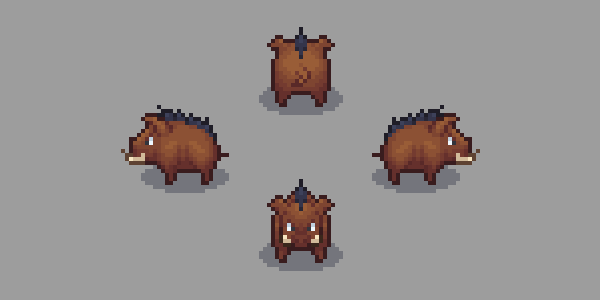
#> input picture img/temp/ezgif.com-crop.gif, 600 x 301 px
$ python extract_states.py
#> lines starting #> are read from the running program, lines starting #| are printed output that depends on the picture
"""
Extract per-state GIFs for all 4 directions from ezgif.com-crop.gif.

States:
  idle   (4 frames):  0-3
  walk   (6 frames):  8-13
  run    (6 frames): 24-29
    death  (5 frames): 45,46,48,49,50

Output files:
  boar_<direction>_<state>.gif
Example:
  boar_down_walk.gif
"""

from PIL import Image
import os

SRC = os.path.join(os.path.dirname(__file__), "ezgif.com-crop.gif")
OUT_DIR = os.path.join(os.path.dirname(__file__), "..")  # hela-puzzle-web/img/

BG = (157, 157, 157, 255)
TRANSPARENT = (0, 0, 0, 0)
TRANSPARENCY_INDEX = 255

# Shadow-anchored crop setup
HALF_W = 80
ABOVE = 130
BELOW = 10
OUT_W = HALF_W * 2      # 160
OUT_H = ABOVE + BELOW   # 140

# Shadow anchor points from frame analysis
DIRECTIONS = {
    "up":    {"shadow_cx": 300, "shadow_bottom": 114},
    "down":  {"shadow_cx": 300, "shadow_bottom": 270},
    "left":  {"shadow_cx": 184, "shadow_bottom": 192},
    "right": {"shadow_cx": 415, "shadow_bottom": 192},
}

STATES = {
    "idle":   list(range(0, 4)),
    "walk":   list(range(8, 14)),
    "run":    list(range(24, 30)),
    # Frame 47 duplicates frame 46 in source, so we skip it.
    "death":  [45, 46, 48, 49, 50],
}

# Only these directions had visible edge leftovers in source crops.
CLEAN_DIRECTIONS = {"down", "left", "right"}


def cleanup_border_artifacts(frame_rgba):
    """Remove small non-background components that touch frame edges."""
    w, h = frame_rgba.size
    pixels = frame_rgba.load()
    visited = [[False] * w for _ in range(h)]

    max_component_area = 220
    max_component_y = 56
    corner_band = 20
    corner_max_y = 60

    for y in range(h):
        for x in range(w):
            if visited[y][x]:
                continue

            if pixels[x, y] == BG:
                visited[y][x] = True
                continue

            # BFS connected component
            stack = [(x, y)]
            component = []
            touches_edge = False
            comp_max_y = y

            while stack:
                cx, cy = stack.pop()
                if cx < 0 or cy < 0 or cx >= w or cy >= h:
                    continue
                if visited[cy][cx]:
                    continue
                visited[cy][cx] = True
                if pixels[cx, cy] == BG:
                    continue

                component.append((cx, cy))
                if cy > comp_max_y:
                    comp_max_y = cy
                if cx == 0 or cy == 0 or cx == w - 1 or cy == h - 1:
                    touches_edge = True

                stack.append((cx + 1, cy))
                stack.append((cx - 1, cy))
                stack.append((cx, cy + 1))
                stack.append((cx, cy - 1))
                stack.append((cx + 1, cy + 1))
                stack.append((cx - 1, cy - 1))
                stack.append((cx + 1, cy - 1))
                stack.append((cx - 1, cy + 1))

            if not component:
                continue

            # Remove tiny edge components near the top edge area.
            remove_component = (
                touches_edge
                and len(component) <= max_component_area
                and comp_max_y <= max_component_y
            )

            # Also remove larger remnants that appear in top-left/top-right corners.
            if not remove_component and touches_edge and comp_max_y <= corner_max_y:
                comp_min_x = min(pos[0] for pos in component)
                comp_max_x = max(pos[0] for pos in component)
                near_left_corner = comp_max_x <= corner_band
                near_right_corner = comp_min_x >= (w - 1 - corner_band)
                remove_component = near_left_corner or near_right_corner

            if remove_component:
                for px, py in component:
                    pixels[px, py] = BG

    return frame_rgba


def strip_background_to_alpha(frame_rgba):
    """Turn the flat grey source background into transparency."""
    cleaned = frame_rgba.copy()
    pixels = cleaned.load()
    width, height = cleaned.size

    for y in range(height):
        for x in range(width):
            if pixels[x, y] == BG:
                pixels[x, y] = TRANSPARENT

    return cleaned


def rgba_to_transparent_gif_frame(frame_rgba):
    """Convert an RGBA frame into a paletted GIF frame with transparency preserved."""
    alpha = frame_rgba.getchannel("A")
    base = frame_rgba.convert("RGB").convert("P", palette=Image.ADAPTIVE, colors=255)
    mask = Image.eval(alpha, lambda value: 255 if value <= 0 else 0)
    base.paste(TRANSPARENCY_INDEX, mask)
    base.info["transparency"] = TRANSPARENCY_INDEX
    base.info["disposal"] = 2
    return base

src = Image.open(SRC)
#> src is the input picture: PIL image 600x301 P; mean R, G, B, A 151.1, 146.9, 146, 255

def build_direction_frames(direction_cfg):
    """Build all 51 cropped frames for one direction."""
    cx = direction_cfg["shadow_cx"]
    sy = direction_cfg["shadow_bottom"]

    src_x0 = cx - HALF_W
    src_y0 = sy - ABOVE
    src_x1 = cx + HALF_W
    src_y1 = sy + BELOW

    dst_x0 = max(0, -src_x0)
    dst_y0 = max(0, -src_y0)

    clamp_x0 = max(0, src_x0)
    clamp_y0 = max(0, src_y0)
    clamp_x1 = min(src.size[0], src_x1)
    clamp_y1 = min(src.size[1] - 1, src_y1)  # Skip bottom white marker row.

    all_frames = []

    for frame_idx in range(src.n_frames):
        src.seek(frame_idx)
        frame_rgba = src.convert("RGBA")

        canvas = Image.new("RGBA", (OUT_W, OUT_H), TRANSPARENT)
        region = frame_rgba.crop((clamp_x0, clamp_y0, clamp_x1, clamp_y1))
        canvas.paste(region, (dst_x0, dst_y0))

        all_frames.append(canvas)

    return all_frames

for direction_name, direction_cfg in DIRECTIONS.items():
    all_dir_frames = build_direction_frames(direction_cfg)

    for state_name, indices in STATES.items():
        state_frames_rgba = [all_dir_frames[i].copy() for i in indices]
        if direction_name in CLEAN_DIRECTIONS:
            state_frames_rgba = [cleanup_border_artifacts(frame) for frame in state_frames_rgba]
        state_frames_rgba = [strip_background_to_alpha(frame) for frame in state_frames_rgba]
        state_frames_gif = [
            rgba_to_transparent_gif_frame(fr)
            for fr in state_frames_rgba
        ]

        out_path = os.path.join(OUT_DIR, f"boar_{direction_name}_{state_name}.gif")
        state_frames_gif[0].save(
            out_path,
            save_all=True,
            append_images=state_frames_gif[1:],
            loop=0,
            duration=120,
            transparency=TRANSPARENCY_INDEX,
            optimize=False,
            disposal=2,
        )

        print(f"Saved {os.path.basename(out_path):22s}  frames={len(indices)}")
#> this loop made 4 passes
#> (cx in build_direction_frames, src_x0 in build_direction_frames, src_x1 in build_direction_frames, clamp_x0 in build_direction_frames, clamp_x1 in build_direction_frames) on passes 2 to 4: (300, 220, 380, 220, 380), (184, 104, 264, 104, 264), (415, 335, 495, 335, 495)
#> pass 1, in strip_background_to_alpha, `cleaned = frame_rgba.copy()`:
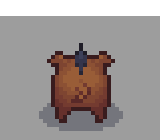
#> cleaned: PIL image 160x140 RGBA; mean R, G, B, A 128.3, 120.6, 118.7, 225.9; transparent parts drawn white
#> pass 1, in strip_background_to_alpha (call 2), `cleaned = frame_rgba.copy()`:
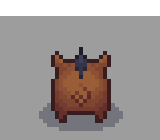
#> cleaned: PIL image 160x140 RGBA; mean R, G, B, A 128.9, 121.5, 119.6, 225.9; transparent parts drawn white
#> pass 1, in strip_background_to_alpha (call 4), `cleaned = frame_rgba.copy()`:
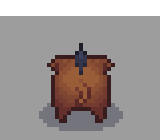
#> cleaned: PIL image 160x140 RGBA; mean R, G, B, A 128.4, 120.9, 119.1, 225.9; transparent parts drawn white

print("Done.")
